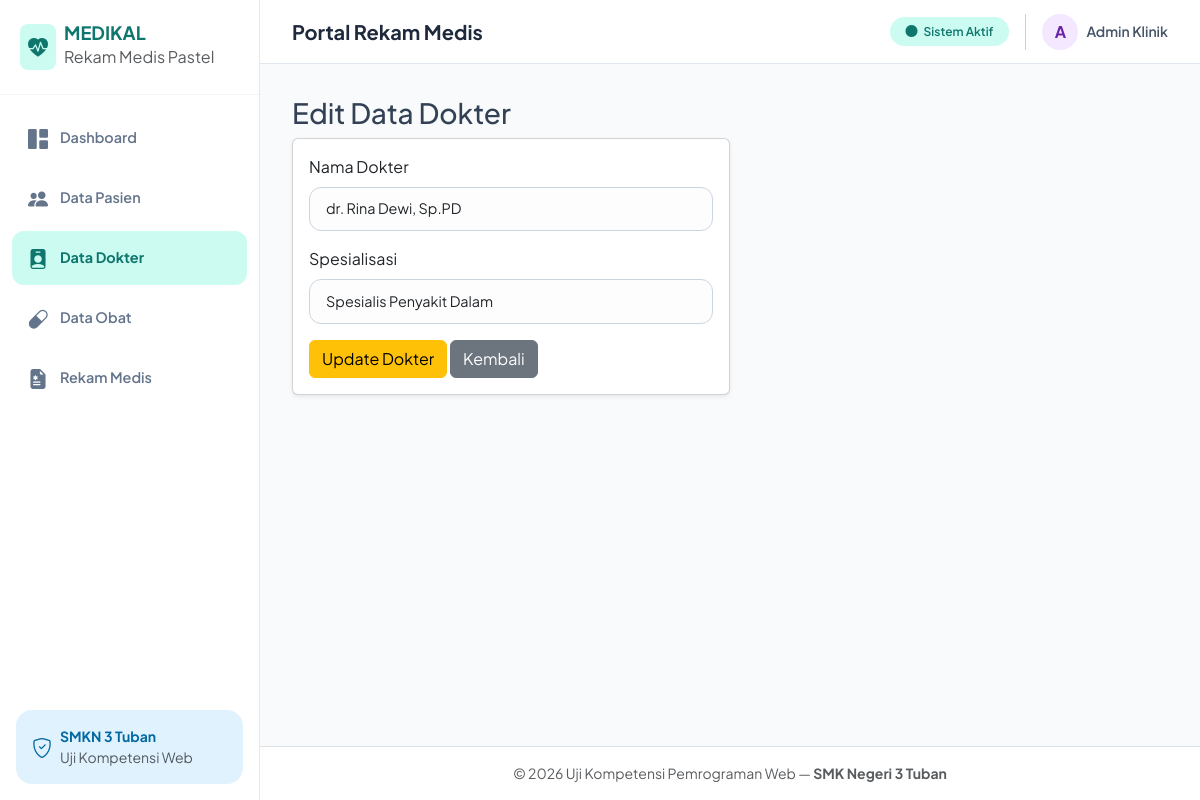
The app's page /dokter_edit.php?id=1 with its own data.
### tables this page shows
CREATE TABLE `dokter` (
  `id_dokter` int(11) NOT NULL,
  `nama_dokter` varchar(100) NOT NULL,
  `spesialisasi` varchar(50) NOT NULL
);

### dokter_edit.php (the view, shortened to what this page needs)
<?php
include 'koneksi.php';
include 'header.php';
$id = mysqli_real_escape_string($koneksi, $_GET['id']);
$query = mysqli_query($koneksi, "SELECT * FROM dokter WHERE id_dokter = '$id'");
$data = mysqli_fetch_assoc($query);
?>
<h3>Edit Data Dokter</h3>
<div class="card shadow-sm col-md-6">
    <div class="card-body">
        <form action="" method="POST">
            <div class="mb-3">
                <label class="form-label">Nama Dokter</label>
                <input type="text" name="nama_dokter" value="<?= htmlspecialchars($data['nama_dokter']); ?>" class="form-control" required>
            </div>
            <div class="mb-3">
                <label class="form-label">Spesialisasi</label>
                <input type="text" name="spesialisasi" value="<?= htmlspecialchars($data['spesialisasi']); ?>" class="form-control" required>
            </div>
            <button type="submit" name="update" class="btn btn-warning">Update Dokter</button>
            <a href="dokter.php" class="btn btn-secondary">Kembali</a>
        </form>
    </div>
</div>
<?php include 'footer.php'; ?>

### header.php (style rules this page uses)
:root { --sidebar-width: 260px; --bg-main: #f8fafc; --sidebar-bg: #ffffff; --pastel-mint: #ccfbf1; --pastel-mint-dark: #0f766e; --pastel-blue: #e0f2fe; --pastel-blue-dark: #0369a1; --pastel-purple: #f3e8ff; --pastel-purple-dark: #6b21a8; --pastel-peach: #ffe4e6; --pastel-peach-dark: #9f1239; --pastel-amber: #fef3c7; --pastel-amber-dark: #92400e; --text-slate: #334155; }
body { font-family: 'Plus Jakarta Sans', sans-serif; background-color: var(--bg-main); color: var(--text-slate); }
.form-control, .form-select { border-radius: 12px; padding: 0.65rem 1rem; border: 1px solid #cbd5e1; font-size: 0.9rem; background-color: #fdfdfd; }

### records on screen
dokter: nama_dokter "dr. Rina Dewi, Sp.PD", spesialisasi "Spesialis Penyakit Dalam"
